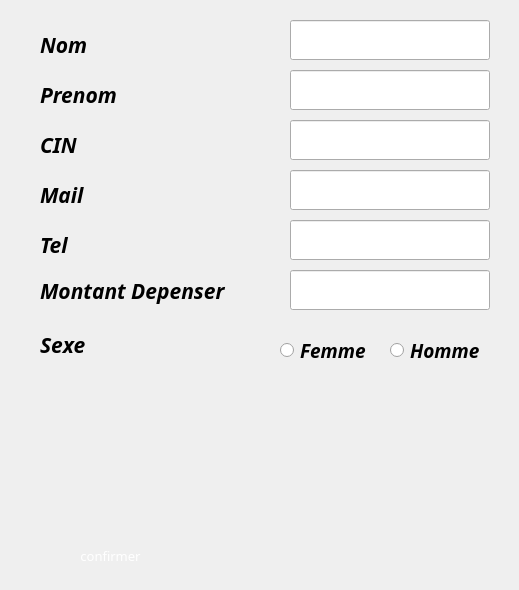
    <widget class="QWidget" name="page_modif2">
     <widget class="QLabel" name="label_10">
      <property name="geometry">
       <rect>
        <x>40</x>
        <y>30</y>
        <width>240</width>
        <height>30</height>
       </rect>
      </property>
      <property name="font">
       <font>
        <family>Playfair Display ExtraBold</family>
        <pointsize>16</pointsize>
        <weight>75</weight>
        <italic>true</italic>
        <bold>true</bold>
       </font>
      </property>
      <property name="text">
       <string>Nom</string>
      </property>
     </widget>
     <widget class="QLabel" name="label_11">
      <property name="geometry">
       <rect>
        <x>40</x>
        <y>80</y>
        <width>240</width>
        <height>30</height>
       </rect>
      </property>
      <property name="font">
       <font>
        <family>Playfair Display ExtraBold</family>
        <pointsize>16</pointsize>
        <weight>75</weight>
        <italic>true</italic>
        <bold>true</bold>
       </font>
      </property>
      <property name="text">
       <string>Prenom</string>
      </property>
     </widget>
     <widget class="QLabel" name="label_12">
      <property name="geometry">
       <rect>
        <x>40</x>
        <y>130</y>
        <width>240</width>
        <height>30</height>
       </rect>
      </property>
      <property name="font">
       <font>
        <family>Playfair Display ExtraBold</family>
        <pointsize>16</pointsize>
        <weight>75</weight>
        <italic>true</italic>
        <bold>true</bold>
       </font>
      </property>
      <property name="text">
       <string>CIN</string>
      </property>
     </widget>
     <widget class="QLabel" name="label_13">
      <property name="geometry">
       <rect>
        <x>40</x>
        <y>180</y>
        <width>240</width>
        <height>30</height>
       </rect>
      </property>
      <property name="font">
       <font>
        <family>Playfair Display ExtraBold</family>
        <pointsize>16</pointsize>
        <weight>75</weight>
        <italic>true</italic>
        <bold>true</bold>
       </font>
      </property>
      <property name="text">
       <string>Mail</string>
      </property>
     </widget>
     <widget class="QLabel" name="label_14">
      <property name="geometry">
       <rect>
        <x>40</x>
        <y>230</y>
        <width>240</width>
        <height>30</height>
       </rect>
      </property>
      <property name="font">
       <font>
        <family>Playfair Display ExtraBold</family>
        <pointsize>16</pointsize>
        <weight>75</weight>
        <italic>true</italic>
        <bold>true</bold>
       </font>
      </property>
      <property name="text">
       <string>Tel</string>
      </property>
     </widget>
     <widget class="QLabel" name="label_15">
      <property name="geometry">
       <rect>
        <x>40</x>
        <y>270</y>
        <width>240</width>
        <height>41</height>
       </rect>
      </property>
      <property name="font">
       <font>
        <family>Playfair Display ExtraBold</family>
        <pointsize>16</pointsize>
        <weight>75</weight>
        <italic>true</italic>
        <bold>true</bold>
       </font>
      </property>
      <property name="text">
       <string>Montant Depenser</string>
      </property>
     </widget>
     <widget class="QLineEdit" name="LEnomModif">
      <property name="geometry">
       <rect>
        <x>290</x>
        <y>20</y>
        <width>200</width>
        <height>40</height>
       </rect>
      </property>
      <property name="font">
       <font>
        <family>Segoe UI</family>
        <pointsize>14</pointsize>
        <weight>50</weight>
        <bold>false</bold>
       </font>
      </property>
     </widget>
     <widget class="QLineEdit" name="LEprenomModif">
      <property name="geometry">
       <rect>
        <x>290</x>
        <y>70</y>
        <width>200</width>
        <height>40</height>
       </rect>
      </property>
      <property name="font">
       <font>
        <family>Segoe UI</family>
        <pointsize>14</pointsize>
        <weight>50</weight>
        <bold>false</bold>
       </font>
      </property>
     </widget>
     <widget class="QLineEdit" name="LEcinModif">
      <property name="geometry">
       <rect>
        <x>290</x>
        <y>120</y>
        <width>200</width>
        <height>40</height>
       </rect>
      </property>
      <property name="font">
       <font>
        <family>Segoe UI</family>
        <pointsize>14</pointsize>
        <weight>50</weight>
        <bold>false</bold>
       </font>
      </property>
     </widget>
     <widget class="QLineEdit" name="LEmailModif">
      <property name="geometry">
       <rect>
        <x>290</x>
        <y>170</y>
        <width>200</width>
        <height>40</height>
       </rect>
      </property>
      <property name="font">
       <font>
        <family>Segoe UI</family>
        <pointsize>14</pointsize>
        <weight>50</weight>
        <bold>false</bold>
       </font>
      </property>
     </widget>
     <widget class="QLineEdit" name="LEmontantModif">
      <property name="geometry">
       <rect>
        <x>290</x>
        <y>270</y>
        <width>200</width>
        <height>40</height>
       </rect>
      </property>
      <property name="minimumSize">
       <size>
        <width>200</width>
        <height>0</height>
       </size>
      </property>
      <property name="font">
       <font>
        <family>Segoe UI</family>
        <pointsize>14</pointsize>
        <weight>50</weight>
        <bold>false</bold>
       </font>
      </property>
     </widget>
     <widget class="QLineEdit" name="LEtelModif">
      <property name="geometry">
       <rect>
        <x>290</x>
        <y>220</y>
        <width>200</width>
        <height>40</height>
       </rect>
      </property>
      <property name="font">
       <font>
        <family>Segoe UI</family>
        <pointsize>14</pointsize>
        <weight>50</weight>
        <bold>false</bold>
       </font>
      </property>
     </widget>
     <widget class="QPushButton" name="PBconfirmModif">
      <property name="geometry">
       <rect>
        <x>10</x>
        <y>530</y>
        <width>201</width>
        <height>51</height>
       </rect>
      </property>
      <property name="font">
       <font>
        <family>Playfair Display ExtraBold</family>
        <pointsize>10</pointsize>
        <weight>10</weight>
        <italic>false</italic>
        <bold>false</bold>
       </font>
      </property>
      <property name="styleSheet">
       <string notr="true">QPushButton {
	font: 81 10pt &quot;Playfair Display ExtraBold&quot;;
            color: white;
            border-image: url(:/img/bouton.png) 3 10 3 10;

            border-top: 3px transparent;
            border-bottom: 3px transparent;
            border-right: 10px transparent;
            border-left: 10px transparent;
        }</string>
      </property>
      <property name="text">
       <string>confirmer</string>
      </property>
     </widget>
     <widget class="QLabel" name="label_16">
      <property name="geometry">
       <rect>
        <x>40</x>
        <y>330</y>
        <width>240</width>
        <height>30</height>
       </rect>
      </property>
      <property name="font">
       <font>
        <family>Playfair Display ExtraBold</family>
        <pointsize>16</pointsize>
        <weight>75</weight>
        <italic>true</italic>
        <bold>true</bold>
       </font>
      </property>
      <property name="text">
       <string>Sexe</string>
      </property>
     </widget>
     <widget class="QRadioButton" name="RBmfemme">
      <property name="geometry">
       <rect>
        <x>280</x>
        <y>340</y>
        <width>120</width>
        <height>20</height>
       </rect>
      </property>
      <property name="font">
       <font>
        <family>Playfair Display ExtraBold</family>
        <pointsize>14</pointsize>
        <weight>75</weight>
        <italic>true</italic>
        <bold>true</bold>
       </font>
      </property>
      <property name="text">
       <string>Femme</string>
      </property>
     </widget>
     <widget class="QRadioButton" name="RBmhomme">
      <property name="geometry">
       <rect>
        <x>390</x>
        <y>340</y>
        <width>120</width>
        <height>20</height>
       </rect>
      </property>
      <property name="font">
       <font>
        <family>Playfair Display ExtraBold</family>
        <pointsize>14</pointsize>
        <weight>75</weight>
        <italic>true</italic>
        <bold>true</bold>
       </font>
      </property>
      <property name="text">
       <string>Homme</string>
      </property>
     </widget>
    </widget>
